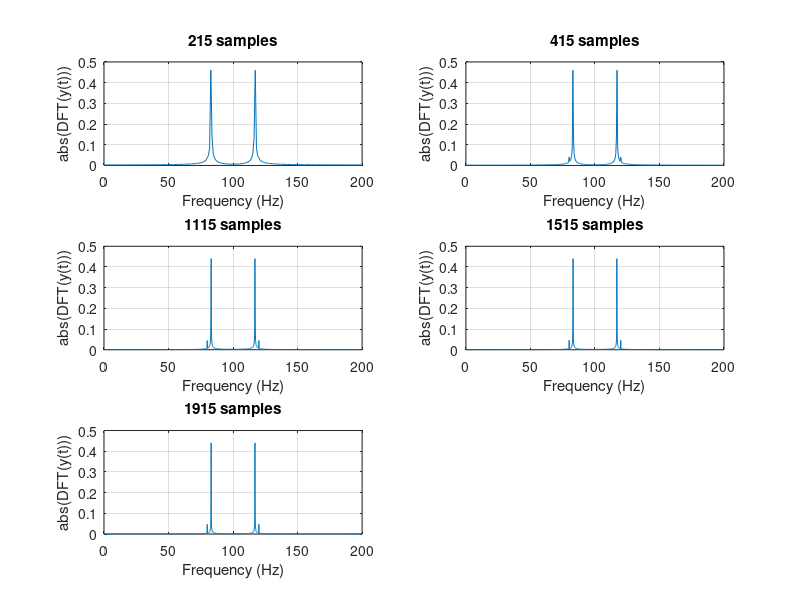

This chart was generated by the following MATLAB code:
# a = 3, A = 160, B = 166

Fs = 200;
dt = 1/Fs;
t = [0:dt:10-dt];

# defining signal
y = 0.1*sin(160*pi*t)+cos(166*pi*t);

x = [215 415 1115 1515 1915];
i = 1;

figure();

# plotting magnitude spectrum for different number of samples
for n=x
  yt = y(1:n);
  DFT = fft(yt);
  
  k = [0:n-1];
  f = Fs/n .* k;
  
  subplot(3,2,i);
  i = i+1;
  plot(f,abs(DFT)/n);
  grid();
  title([num2str(n) ' samples']);
  xlabel('Frequency (Hz)');
  ylabel('abs(DFT(y(t)))');
endfor